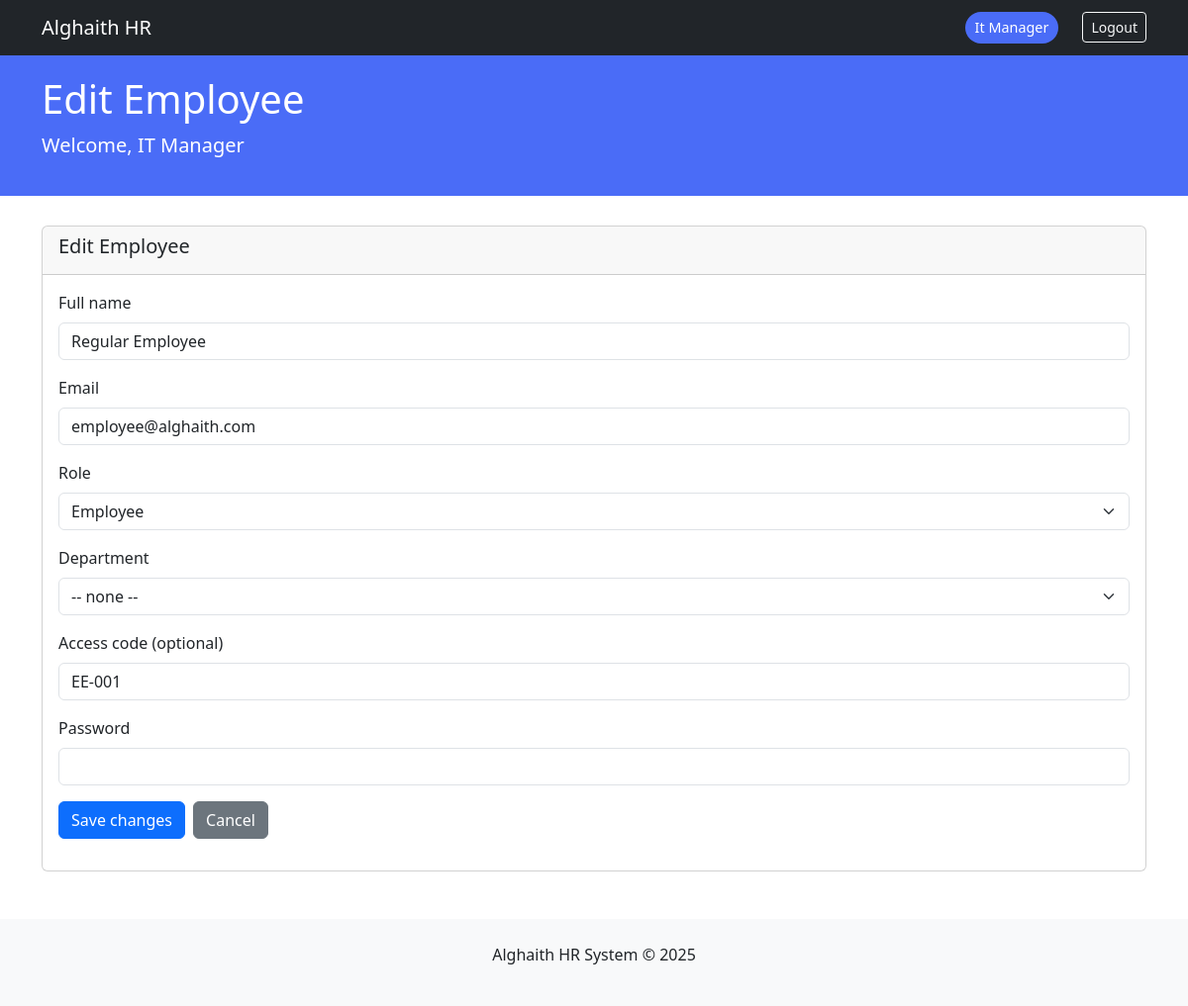
Before: /dashboard/it_manager/employee/6/edit (signed in) with the older database file.
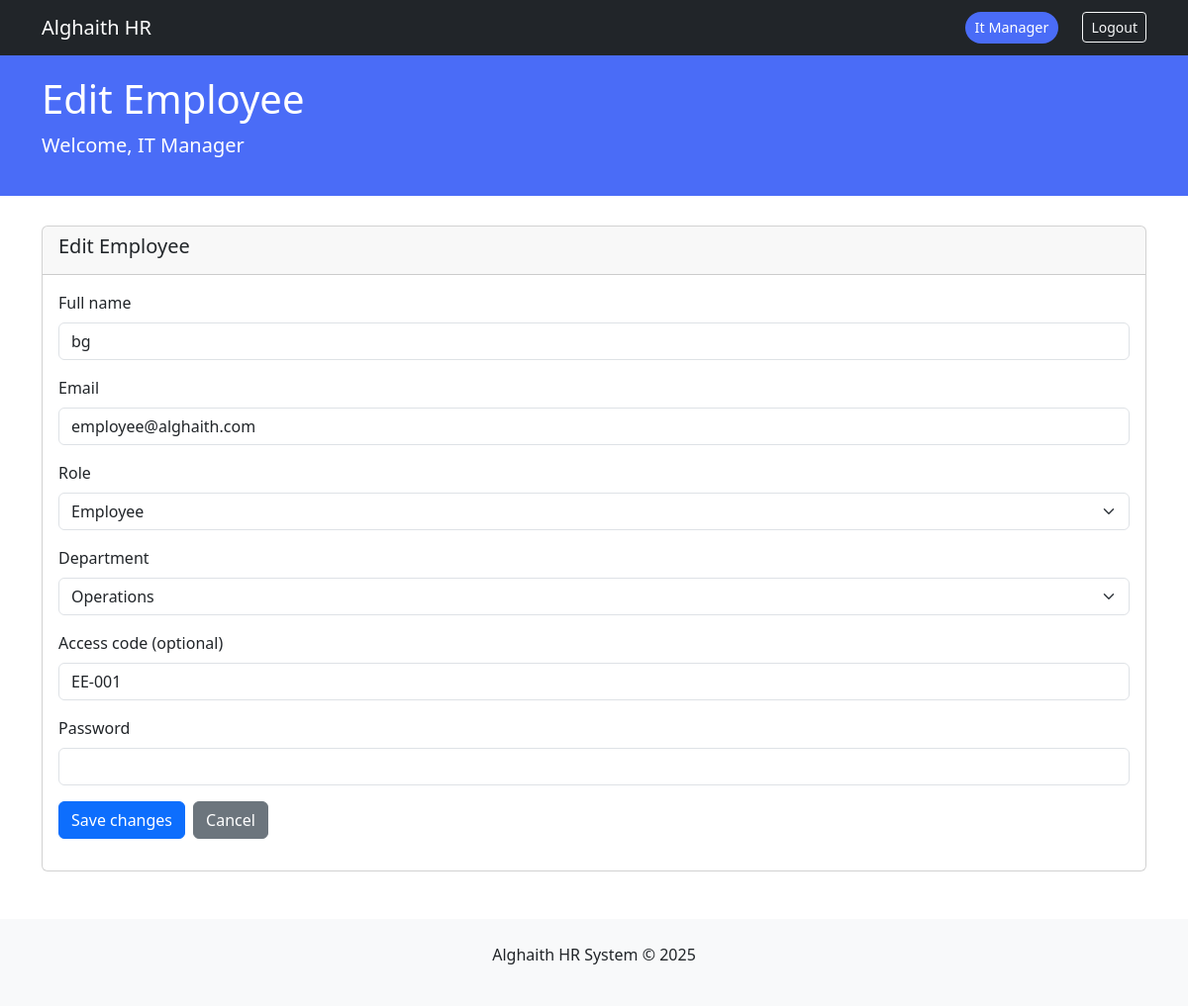
After: the same page with the newer database file.
### core/models.py (models this page shows, shortened)
class User(db.Model, UserMixin):
    __tablename__ = 'users'
    id = db.Column(db.Integer, primary_key=True)
    email = db.Column(db.String(120), unique=True, nullable=False)
    password_hash = db.Column(db.String(200), nullable=False)
    name = db.Column(db.String(100), nullable=False)
    role = db.Column(db.String(50), nullable=False)
    avatar = db.Column(db.String(2), nullable=False)
    access_code = db.Column(db.String(20), unique=True, nullable=False)
    department_id = db.Column(db.Integer, db.ForeignKey('departments.id'))
    created_at = db.Column(db.DateTime, default=datetime.utcnow)
    last_login = db.Column(db.DateTime)
    login_count = db.Column(db.Integer, default=0)
    is_active = db.Column(db.Boolean, default=True, nullable=False)
    department = db.relationship('Department', back_populates='members')
    @property
    def is_authenticated(self):
        return True

class Department(db.Model):
    __tablename__ = 'departments'
    id = db.Column(db.Integer, primary_key=True)
    name = db.Column(db.String(100), unique=True, nullable=False)
    description = db.Column(db.Text)
    created_at = db.Column(db.DateTime, default=datetime.utcnow)
    members = db.relationship('User', back_populates='department', lazy='dynamic')

### modules/dashboard/routes.py (the view, shortened to what this page needs)
@dashboard_bp.route('/it_manager/employee/<int:id>/edit', methods=['GET', 'POST'])
@login_required
@role_required(['it_manager'])
def it_manager_edit_employee(id):
    employee = User.query.get_or_404(id)
    departments = Department.query.order_by(Department.name).all()
    return render_template('dashboard/employee_form.html', employee=employee, departments=departments)

### modules/auth/forms.py
class LogoutForm(FlaskForm):
    submit = SubmitField('Logout')

### app.py (called while the page is built)
@login_manager.user_loader
def load_user(user_id):
    from core.models import User
    return db.session.get(User, int(user_id))

### templates/dashboard/employee_form.html (shortened to what this page needs)
{% extends "dashboard/base_dashboard.html" %}
{% block dashboard_title %}{% if employee %}Edit Employee{% else %}Create Employee{% endif %}{% endblock %}
{% block dashboard_content %}
<div class="card">
  <div class="card-header">
    <h5>{% if employee %}Edit{% else %}Create{% endif %} Employee</h5>
  </div>
  <div class="card-body">
    <form method="POST">
      <div class="mb-3">
        <label class="form-label">Full name</label>
        <input name="name" class="form-control" value="{{ employee.name if employee else '' }}" required>
      </div>
      <div class="mb-3">
        <label class="form-label">Email</label>
        <input name="email" type="email" class="form-control" value="{{ employee.email if employee else '' }}" required>
      </div>
      <div class="mb-3">
        <label class="form-label">Role</label>
        <select name="role" class="form-select" required>
          {% set current_role = employee.role if employee else '' %}
          <option value="employee" {% if current_role=='employee' %}selected{% endif %}>Employee</option>
        </select>
      </div>
      <div class="mb-3">
        <label class="form-label">Department</label>
        <select name="department" class="form-select">
          <option value="">-- none --</option>
          {% for d in departments %}
            <option value="{{ d.id }}" {% if employee and employee.department_id == d.id %}selected{% endif %}>{{ d.name }}</option>
          {% endfor %}
        </select>
      </div>
      <div class="mb-3">
        <label class="form-label">Access code (optional)</label>
        <input name="access_code" class="form-control" value="{{ employee.access_code if employee else '' }}">
      </div>
      <div class="mb-3">
        <label class="form-label">Password {% if not employee %}(required){% endif %}</label>
        <input name="password" type="password" class="form-control" {% if not employee %}required{% endif %}>
      </div>
      <div class="mb-3 d-flex gap-2">
        <button type="submit" class="btn btn-primary">{% if employee %}Save changes{% else %}Create employee{% endif %}</button>
        <a href="{{ url_for('dashboard.it_manager_dashboard') }}" class="btn btn-secondary">Cancel</a>
      </div>
    </form>
  </div>
</div>
{% endblock %}

Changed rows visible on the page:
changed User "employee@alghaith.com": name "Regular Employee" → "bg"; department (not shown) → "Operations"
Other visible differences:
form field department: "-- none --" → (not shown)
